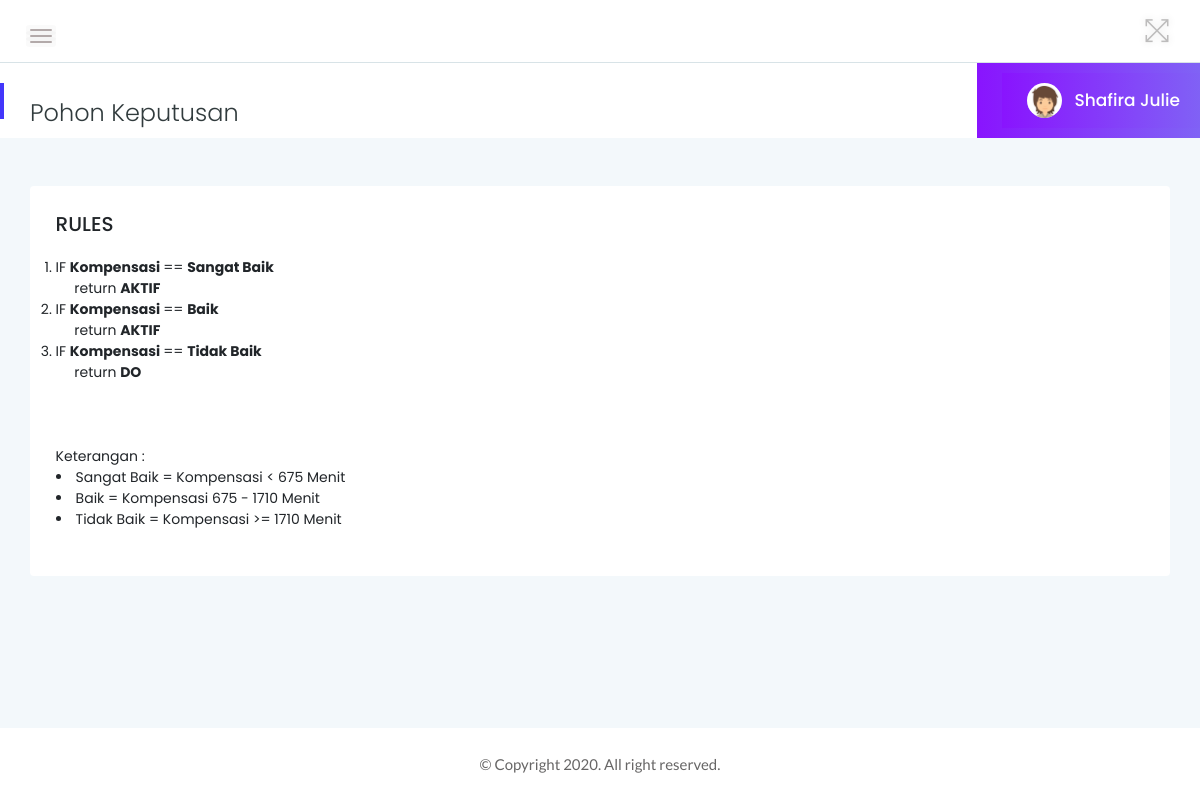
Screenshot of /admin/decision_tree/index.php (signed in) with the database file from the repository.
### tables this page shows
CREATE TABLE `user` (
  `username` varchar(50) NOT NULL,
  `password` varchar(20) NOT NULL,
  `level` enum('Administrator','Mahasiswa') NOT NULL,
  `nama_lengkap` varchar(200) NOT NULL,
  `nim` varchar(50) DEFAULT NULL
);

CREATE TABLE `mining_c45` (
  `id_mining` int(10) NOT NULL,
  `id_data_atribut2` int(5) NOT NULL,
  `jml_kasus_total` int(10) NOT NULL,
  `jml_kasus_do` varchar(5) NOT NULL,
  `jml_kasus_aktif` varchar(5) NOT NULL,
  `entropy` varchar(10) NOT NULL,
  `info_gain` varchar(10) NOT NULL
);

CREATE TABLE `atribut` (
  `id_atribut` int(5) NOT NULL,
  `atribut` varchar(30) NOT NULL
);

CREATE TABLE `nilai_atribut` (
  `id_data_atribut` int(11) NOT NULL,
  `id_atribut2` int(5) NOT NULL,
  `nilai` varchar(30) NOT NULL
);

### admin/decision_tree/index.php (the view, shortened to what this page needs)
<?php
  include('../../connection.php');
?>
<!doctype html>
<html class="no-js" lang="en">
<head>
        <link rel="stylesheet" href="../../assets/css/bootstrap.min.css">
        <link rel="stylesheet" href="../../assets/css/font-awesome.min.css">
        <link rel="stylesheet" href="../../assets/css/themify-icons.css">
        <link rel="stylesheet" href="../../assets/css/metisMenu.css">
        <link rel="stylesheet" href="../../assets/css/owl.carousel.min.css">
        <link rel="stylesheet" href="../../assets/css/slicknav.min.css">
        <link rel="stylesheet" href="https://www.amcharts.com/lib/3/plugins/export/export.css" type="text/css" media="all" />
        <link rel="stylesheet" href="../../assets/css/typography.css">
        <link rel="stylesheet" href="../../assets/css/default-css.css">
        <link rel="stylesheet" href="../../assets/css/styles.css">
        <link rel="stylesheet" href="../../assets/css/responsive.css">
</head>
<body>
    <div class="page-container">
        <div class="main-content">
            <div class="header-area">
                <div class="row align-items-center">
                    <div class="col-md-6 col-sm-8 clearfix">
                        <div class="nav-btn pull-left">
                            <span></span>
                            <span></span>
                            <span></span>
                        </div>
                    </div>
                    <div class="col-md-6 col-sm-4 clearfix">
                        <ul class="notification-area pull-right">
                            <li id="full-view"><i class="ti-fullscreen"></i></li>
                        </ul>
                    </div>
                </div>
            </div>
            <div class="page-title-area">
                <div class="row align-items-center">
                    <div class="col-sm-6">
                        <div class="breadcrumbs-area clearfix">
                            <h4 class="page-title pull-left">Pohon Keputusan</h4>
                        </div>
                    </div>
                    <div class="col-sm-6 clearfix">
                        <ul class="user-profile pull-right">
                            <li class="dropdown">
                                <?php
                                    $sesi = $_SESSION['username'];
                                    $query="SELECT nama_lengkap FROM user WHERE username='$sesi'";
                                    $result=mysqli_query($connection,$query);
                                    $row=mysqli_fetch_assoc($result);
                                    $namalengkap=$row['nama_lengkap'];
                                ?>
                                <div class="user-profile pull-right">
                                    <img class="avatar user-thumb" src="../../assets/images/author/avatar.png" alt="avatar">
                                    <h4 class="user-name dropdown-toggle" data-toggle="dropdown"><?php echo $namalengkap; ?></h4>
                                </div>
                            </li>
                        </ul>
                    </div>
                </div>
            </div>
            <div class="main-content-inner">
                <div class="col-12 mt-5">
                    <div class="card">
                        <div class="card-body">
                            <h5> RULES </h5>
                            <br>
                            <?php
                            $sql_dataset = mysqli_query($connection, "SELECT * FROM data_mahasiswa") or die (mysqli_error($connection));
                            if(mysqli_num_rows($sql_dataset) > 0) {
                                echo '<ol>';
                                $sqlDecision = mysqli_query($connection, "SELECT a.id_mining, a.info_gain, a.id_data_atribut2, c.id_atribut, c.atribut, b.nilai FROM mining_c45 AS a INNER JOIN nilai_atribut AS b ON a.id_data_atribut2 = b.id_data_atribut INNER JOIN atribut AS c ON c.id_atribut = b.id_atribut2 ORDER BY info_gain DESC LIMIT 3");
                                while ($getGain = mysqli_fetch_array($sqlDecision)) {
                                    $gain = $getGain['info_gain'];
                                    $atribut = $getGain['atribut'];
                                    $id_nilai_m = $getGain['id_data_atribut2'];
                                    $nilaiatribut = $getGain['nilai'];
                                    $label = ['AKTIF', 'DO'];
                                    $class1 = $label[0];
                                    $class2 = $label[1];
                                    if ($gain) {
                                        $root = $atribut;
                                        if($id_nilai_m == '26'){
                                           ?>
                                            <li> IF <b> <?php echo $root; ?> </b> == <b> <?php echo $nilaiatribut; ?> </b> </li>
                                            &nbsp;&nbsp;&nbsp;&nbsp;&nbsp;return <b> <?php  echo $class2; ?> </b>
                                            <?php
                                        }
                                        elseif($id_nilai_m == '27'){
                                            ?>
                                            <li> IF <b> <?php echo $root; ?> </b> == <b> <?php echo $nilaiatribut; ?> </b> </li>
                                            &nbsp;&nbsp;&nbsp;&nbsp;&nbsp;return <b> <?php echo $class1; ?> </b>
                                            <?php
                                        }
                                        elseif($id_nilai_m == '28'){
                                            ?>
                                            <li> IF <b> <?php echo $root; ?> </b> == <b> <?php echo $nilaiatribut; ?> </b> </li>
                                            &nbsp;&nbsp;&nbsp;&nbsp;&nbsp;return <b> <?php echo $class1; ?> </b>
                                            <?php
                                        }
                                    }
                                }
                                echo '</ol>';
                            } else {
                                mysqli_query($connection,"TRUNCATE data_keputusan");
                                mysqli_query($connection,"DELETE FROM rule_c45");
                                echo "<script>alert('Data Mahasiswa Masih Kosong!'); window.location='../data_mahasiswa';</script>";
                            }
                            ?>
                            <br>
                            <br>
                            <br>
                            <h8> Keterangan : </h8><br>
                                <li>Sangat Baik = Kompensasi < 675 Menit </li>
                                <li>Baik = Kompensasi 675 - 1710 Menit</li>
                                <li>Tidak Baik = Kompensasi >= 1710 Menit</li><br>
                        </div>
                    </div>
                </div>
            </div>
        </div>
        <footer>
            <div class="footer-area">
                <p>© Copyright 2020. All right reserved.</p>
            </div>
        </footer>
    </div>
</body>
</html>

### assets/css/styles.css (style rules this page uses)
.page-container { width: 100%; height: 100%; min-height: 100vh; padding-left: 280px; -webkit-transition: padding-left 0.3s ease 0s; transition: padding-left 0.3s ease 0s; }
.sbar_collapsed.page-container { padding-left: 0; }
.card { border: none; border-radius: 4px; background-color: #fff; -webkit-transition: all 0.3s ease 0s; transition: all 0.3s ease 0s; }
.card-body { text-align: left; padding: 25.6px; padding: 1.6rem; font-family: 'Poppins', sans-serif; }
.main-content { width: 100%; background: #F3F8FB; }
.main-content-inner { padding: 30px 30px 50px; text-align: center; }
.header-area { padding: 15px 30px; background: #fff; border-bottom: 1px solid #d8e3e7; }
.nav-btn { margin: 10px 30px 0 0; cursor: pointer; }
.nav-btn span { display: block; width: 22px; height: 2px; background: #b3aaaa; margin: 4px 0; border-radius: 15px; -webkit-transition: all 0.3s ease 0s; transition: all 0.3s ease 0s; box-shadow: 0 0 0 4px rgba(99, 96, 96, 0.03); }
.nav-btn span:nth-child(2) { opacity: 0; }
.nav-btn span:first-child { -webkit-transform: rotate(45deg)translate(5px, 5px); transform: rotate(45deg)translate(5px, 5px); }
.nav-btn span:last-child { -webkit-transform: rotate(-45deg)translate(3px, -3px); transform: rotate(-45deg)translate(3px, -3px); }
.sbar_collapsed .nav-btn span { transform: none; opacity: 1; }
.notification-area { -webkit-user-select: none; -moz-user-select: none; -ms-user-select: none; user-select: none; position: relative; z-index: 1; }
.notification-area li { display: inline-block; margin-left: 20px; cursor: pointer; -webkit-user-select: none; -moz-user-select: none; -ms-user-select: none; user-select: none; }
.notification-area li>i { font-size: 26px; color: #bdbcbc; vertical-align: middle; text-shadow: 0 0 8px rgba(0, 0, 0, 0.12); -webkit-transition: color 0.3s ease 0s; transition: color 0.3s ease 0s; }
.notification-area li#full-view { display: inline-block; }
.page-title-area { padding: 0 30px; background: #fff; position: relative; }
.page-title-area:before { content: ''; position: absolute; left: 0; top: 50%; width: 4px; height: 36px; background: var(--primary-color); -webkit-transform: translateY(-50%); transform: translateY(-50%); }
.page-title { font-size: 24px; font-weight: 300; color: #313b3d; letter-spacing: 0; margin-top: 25px; margin-right: 30px; }
.user-profile { margin-right: -30px; display: -webkit-box; display: -ms-flexbox; display: flex; -webkit-box-align: center; -ms-flex-align: center; align-items: center; -ms-flex-wrap: wrap; flex-wrap: wrap; background: -webkit-linear-gradient(left, #8914fe 0%, #8063f5 100%); background: linear-gradient(to right, #8914fe 0%, #8063f5 100%); padding: 10px 25px; position: relative; }
.user-profile img.avatar { height: 35px; width: 35px; border-radius: 50%; margin-right: 12px; }
.user-name { font-size: 17px; font-weight: 500; color: #fff; letter-spacing: 0; cursor: pointer; -webkit-user-select: none; -moz-user-select: none; -ms-user-select: none; user-select: none; }
.notification-area .dropdown-toggle, .user-name.dropdown-toggle { position: relative; }
.notification-area .dropdown-toggle:after, .user-name.dropdown-toggle:after { display: none; }
.footer-area { text-align: center; padding: 23px 0 19px; background: #fff; }
.footer-area p { color: #676666; margin-bottom: 0; }

### rows the page displays
user: nama_lengkap "Shafira Julie"
mining_c45: atribut.atribut "Kompensasi", nilai_atribut.nilai "Sangat Baik", class1 "AKTIF"
mining_c45: atribut.atribut "Kompensasi", nilai_atribut.nilai "Baik", class1 "AKTIF"
mining_c45: atribut.atribut "Kompensasi", nilai_atribut.nilai "Tidak Baik", class2 "DO"
